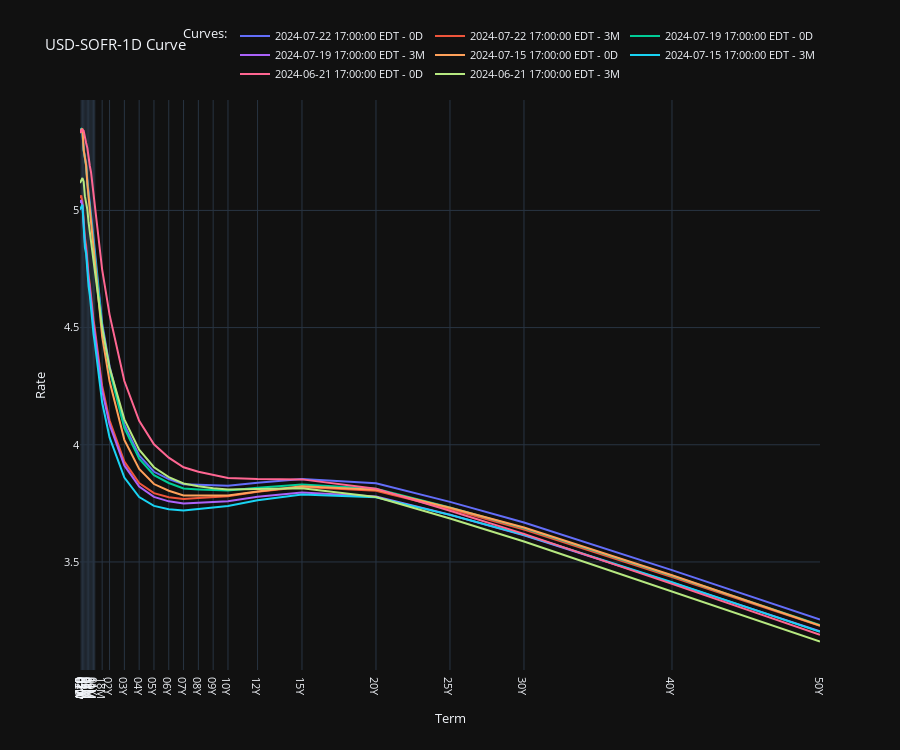

This figure's notebook cell:
### Markdown cell above
### Check how curve looked:

### Code cell
usd_ois.irswaps_term_structure_plotter(
    bdates=[datetime(2024, 7, 22), datetime(2024, 7, 19), datetime(2024, 7, 15), datetime(2024, 6, 21)], fwd_tenors=["0D", "3M"], use_plotly=True 
)
